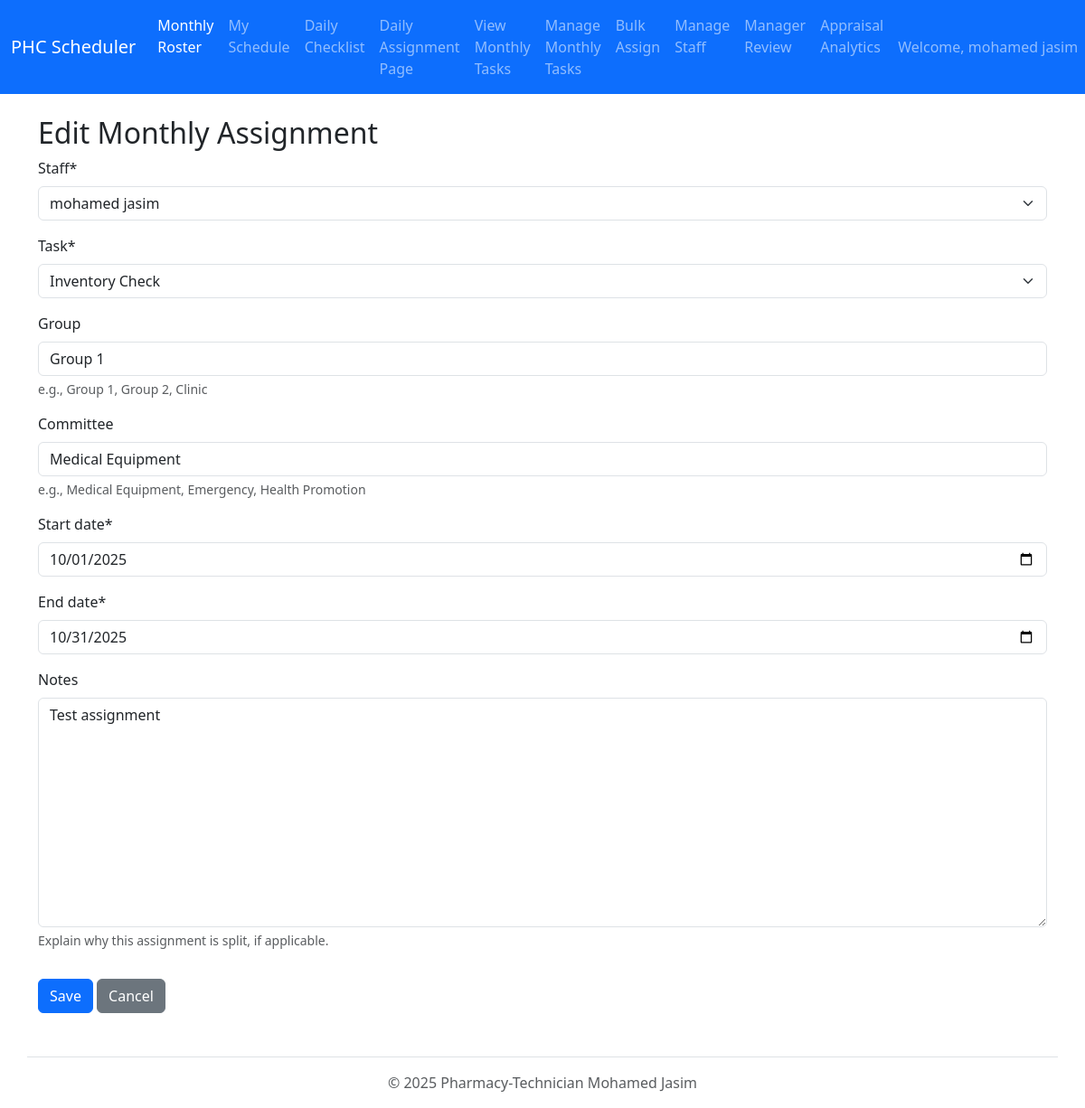
The page /monthly-assignments/1/edit/ (signed in) on the database its author committed.
### main_app/models.py (models this page shows, shortened)
class User(AbstractUser):
    class Role(models.TextChoices):
        NURSE = 'NURSE', 'Nurse'
        MAS = 'MAS', 'MAS (Auxiliary)'
        NURSE_MANAGER = 'MANAGER', 'Nurse Manager'
    username = models.CharField(
        max_length=150,
        unique=True,
        help_text="The part of the email before @phc.gov.bh"
    )
    email = models.EmailField(blank=True)
    phone_number = PhoneNumberField(
        unique=True,
        region='BH',
        help_text="Must be a unique Bahraini phone number."
    )
    employee_id = models.IntegerField(unique=True, blank=True, null=True)
    role = models.CharField(max_length=7, choices=Role.choices, default=Role.NURSE)
    USERNAME_FIELD = 'username'
    REQUIRED_FIELDS = ['first_name', 'last_name', 'phone_number']
    def __str__(self):
        return self.get_full_name() or self.username

class MonthlyAssignment(models.Model):
    staff = models.ForeignKey(User, on_delete=models.CASCADE, related_name='monthly_assignments')
    task = models.ForeignKey(MonthlyTask, on_delete=models.CASCADE, related_name='assignments')
    start_date = models.DateField()
    end_date = models.DateField()
    group = models.CharField(
        max_length=50,
        blank=True,
        null=True,
        help_text="e.g., Group 1, Group 2, Clinic"
    )
    committee = models.CharField(
        max_length=100,
        blank=True,
        null=True,
        help_text="e.g., Medical Equipment, Emergency, Health Promotion"
    )
    notes = models.TextField(blank=True, help_text="Explain why this assignment is split, if applicable.")
    class Meta:
        ordering = ['group', 'task__name', 'start_date']

### main_app/views.py (the view)
# urls.py: path('monthly-assignments/<int:pk>/edit/', views.MonthlyAssignmentUpdateView.as_view(), name='monthly_assignment_edit'),
class MonthlyAssignmentUpdateView(LoginRequiredMixin, ManagerRequiredMixin, UpdateView):
    model = MonthlyAssignment
    form_class = MonthlyAssignmentForm
    template_name = 'monthlyassignment_form.html'
    success_url = reverse_lazy('main_app:monthly_assignment_list')

### main_app/forms.py
class MonthlyAssignmentForm(forms.ModelForm):
    class Meta:
        model = MonthlyAssignment
        fields = ['staff', 'task', 'group', 'committee', 'start_date', 'end_date', 'notes']
        widgets = {
            'start_date': forms.DateInput(attrs={'type': 'date'}),
            'end_date': forms.DateInput(attrs={'type': 'date'}),
        }

### main_app/models.py (called while the page is built)
    def __str__(self):
        return self.name

### main_app/views.py (called while the page is built)
    def test_func(self):
        return self.request.user.role == "MANAGER"

### main_app/templates/monthlyassignment_form.html (shortened to what this page needs)
{% extends 'base.html' %}
{% load crispy_forms_tags %}
{% block content %}
    <h2>{% if object %}Edit{% else %}Create{% endif %} Monthly Assignment</h2>
    <form method="post">
        {{ form|crispy }}
        <button type="submit" class="btn btn-primary mt-3">Save</button>
        <a href="{% url 'main_app:monthly_assignment_list' %}" class="btn btn-secondary mt-3">Cancel</a>
    </form>
{% endblock %}

### main_app/templates/base.html (shortened to what this page needs)
{% load static %}
<!DOCTYPE html>
<html lang="en">
<head>
  <link href="https://cdn.jsdelivr.net/npm/bootstrap@5.3.3/dist/css/bootstrap.min.css" rel="stylesheet">
  <link rel="stylesheet" href="{% static 'css/print.css' %}" media="print">
</head>
<body>
  <nav class="navbar navbar-expand-lg navbar-dark bg-primary">
    <div class="container-fluid">
      <a class="navbar-brand" href="{% url 'main_app:index' %}">PHC Scheduler</a>
      <div class="collapse navbar-collapse" id="navbarNav">
        <div class="navbar-nav me-auto">
          <a class="nav-link active" href="{% url 'main_app:index' %}">Monthly Roster</a>
          <a class="nav-link" href="{% url 'main_app:my_schedule' %}">My Schedule</a>
          <a class="nav-link" href="{% url 'main_app:checklist' %}">Daily Checklist</a>
          {% if request.user.role == 'MANAGER' %}
          <a class="nav-link" href="{% url 'main_app:daily_assign_redirect' %}">Daily Assignment Page</a>
          <a class="nav-link" href="{% url 'main_app:monthly_assignment_today' %}">View Monthly Tasks</a>
          <a class="nav-link" href="{% url 'main_app:monthly_assignment_list' %}">Manage Monthly Tasks</a>
          <a class="nav-link" href="{% url 'main_app:bulk_assign' %}">Bulk Assign</a>
          <a class="nav-link" href="{% url 'main_app:staff_list' %}">Manage Staff</a>
          <a class="nav-link" href="{% url 'main_app:manager_review' %}">Manager Review</a>
          <a class="nav-link" href="{% url 'main_app:appraisal_analytics' %}">Appraisal Analytics</a>
          {% endif %}
        </div>
        <div class="navbar-nav">
          <li class="nav-item dropdown">
            <a class="nav-link dropdown-toggle" href="#" role="button" data-bs-toggle="dropdown">
              Welcome, {{ request.user.get_full_name }}
            </a>
          </li>
        </div>
      </div>
    </div>
  </nav>
  <main class="container mt-4">
    {% block content %}
    {% endblock %}
  </main>
  <footer class="container mt-5 py-3 text-center text-muted border-top">
    &copy; 2025 Pharmacy-Technician Mohamed Jasim
  </footer>
</body>
</html>

### main_app/static/css/print.css (style rules this page uses)
body { font-size: 10pt; color: #000; background: #fff; }
.navbar, footer, .btn, .alert, a[href*='/edit'], a[href*='/delete'] { display: none !important; }
a:after { content: " (" attr(href) ")"; }
.container, .container-fluid, .table-responsive { width: 100% !important; margin: 0 !important; padding: 0 !important; }
h1, h2, h3 { page-break-after: avoid; }

### rows shown on the page
User: user.get_full_name "mohamed jasim"
MonthlyAssignment: staff "mohamed jasim", task "Inventory Check", group "Group 1", committee "Medical Equipment", start_date "10/01/2025", end_date "10/31/2025", notes "Test assignment"
